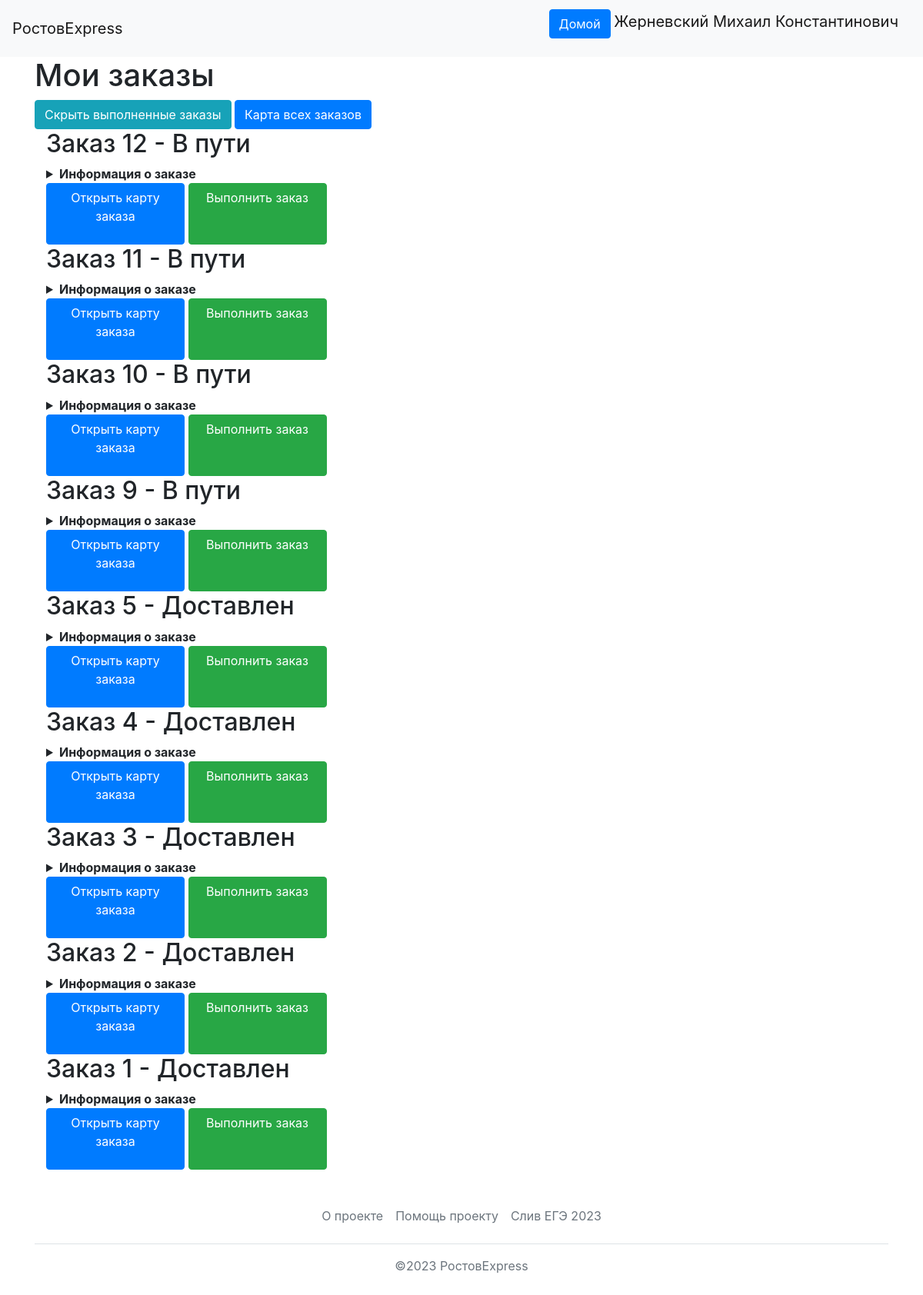
Screenshot of /orders/complete/list (signed in) with the database file from the repository.
### data/users.py (models this page shows, shortened)
class User(SqlAlchemyBase, UserMixin):
    __tablename__ = 'users'
    id = sqlalchemy.Column(sqlalchemy.Integer,
                           primary_key=True, autoincrement=True)
    name = sqlalchemy.Column(sqlalchemy.String, nullable=True)
    about = sqlalchemy.Column(sqlalchemy.String, nullable=True)
    email = sqlalchemy.Column(sqlalchemy.String,
                              index=True, unique=True, nullable=True)
    phone_number = sqlalchemy.Column(sqlalchemy.String,
                                     index=True, unique=True, nullable=True)
    hashed_password = sqlalchemy.Column(sqlalchemy.String, nullable=True)
    created_date = sqlalchemy.Column(sqlalchemy.DateTime, default=datetime.datetime.now)
    user_type = sqlalchemy.Column(sqlalchemy.Integer, nullable=True)
    c_id = sqlalchemy.Column(sqlalchemy.Integer, sqlalchemy.ForeignKey('couriers.id'), nullable=True)
    show_completed = sqlalchemy.Column(sqlalchemy.Boolean, default=0)
    sqlalchemy.orm.relation('Courier')

### data/orders.py (models this page shows)
class Order(SqlAlchemyBase):
    __tablename__ = 'orders'
    id = sqlalchemy.Column(sqlalchemy.Integer, primary_key=True)
    weight = sqlalchemy.Column(sqlalchemy.Float, nullable=True)
    region = sqlalchemy.Column(sqlalchemy.Integer, nullable=True)
    orders_courier = sqlalchemy.Column(sqlalchemy.Integer, sqlalchemy.ForeignKey('couriers.id'))
    user_id = sqlalchemy.Column(sqlalchemy.Integer, sqlalchemy.ForeignKey("users.id"))
    address = sqlalchemy.Column(sqlalchemy.String, nullable=True)
    complete_time = sqlalchemy.Column(sqlalchemy.String, nullable=True, default='')
    sqlalchemy.orm.relation('User')
    sqlalchemy.orm.relation('Courier')

### main.py (the view)
@app.route('/orders/complete/list', methods=['POST', 'GET'])
@login_required
def list_orders():
    if current_user.user_type < 2:
        return redirect('/')
    courier_id = current_user.c_id
    db_sess = db_session.create_session()
    orders = db_sess.query(Order).filter(Order.orders_courier == courier_id).all()
    items = collect_info_about_orders(orders, db_sess, current_user.show_completed)
    items.reverse()
    return render_template('uncompleted_orders.html', title='Несделанные заказы', items=items)

### data/db_session.py (called while the page is built)
def create_session() -> Session:
    global __factory
    return __factory()

### main.py (called while the page is built)
@login_manager.user_loader
def load_user(user_id):
    db_sess = db_session.create_session()
    return db_sess.query(User).get(user_id)

### templates/uncompleted_orders.html (shortened to what this page needs)
{% extends "base.html" %}
{% block content %}
    <h1>Мои заказы</h1>
    <a class="btn btn-info " href="/change_flag">
        {% if current_user.show_completed %}
            Скрыть выполненные заказы
        {% else %}
            Показать выполненные заказы
        {% endif %}
    </a>
    <a class="btn btn-primary " href="/orders/complete/map">Карта всех заказов</a>
    {% for item in items %}
        <div class="container">
            <h2>Заказ {{ item[0].id }} -
                {% if item[2] == "" %}
                    Новый
                {% elif item[0].complete_time == "" %}
                    В пути
                {% else %}
                    Доставлен
                {% endif %}
            </h2>
            <details>
                <summary>
                    <strong>Информация о заказе</strong>
                </summary>
            </details>
            <a class="btn btn-primary" style="width: 180px; height:80px" href="/orders/view/{{ item[0].id }}">Открыть
                карту заказа</a>
            <a class="btn btn-success" style="width: 180px; height:80px" href="/orders/complete/{{ item[0].id }}">Выполнить
                заказ</a>
        </div>
    {% endfor %}
{% endblock %}

### templates/base.html (shortened to what this page needs)
<!doctype html>
<html lang="en">
<head>
    <link rel="stylesheet"
          href="https://stackpath.bootstrapcdn.com/bootstrap/4.4.1/css/bootstrap.min.css"
>
</head>
<body>
<header>
    <nav class="navbar navbar-light bg-light">
        <a class="navbar-brand" href="#">РостовExpress</a>
        {% if current_user.is_authenticated %}
            <p>
                <a class="btn btn-primary " href="/">Домой</a>
                <a class="navbar-brand" href="/logout">{{ current_user.name }}</a>
            </p>
        {% else %}
            <p>
                <a class="btn btn-primary " href="/register">Зарегистрироваться</a>
                <a class="btn btn-success" href="/login">Войти</a>
            </p>
        {% endif %}
    </nav>
</header>
<main role="main" class="container">
    {% block content %}{% endblock %}
</main>
<div class="container">
    <footer class="py-3 my-4">
        <ul class="nav justify-content-center border-bottom pb-3 mb-3">
            <li class="nav-item"><a
                    href="https://docs.google.com/document/d/181rVJnixCkqp7kEEYyXy6jRmIWrEmT0YMYidJ4JE5xg/edit?usp=sharing"
                    class="nav-link px-2 text-muted">О проекте</a></li>
            <li class="nav-item"><a href="/donations" class="nav-link px-2 text-muted">Помощь проекту</a></li>
            <li class="nav-item"><a href="https://www.youtube.com/watch?v=dQw4w9WgXcQ" class="nav-link px-2 text-muted">Слив
                ЕГЭ 2023</a></li>
        </ul>
        <p class="text-center text-muted">©2023 РостовExpress</p>
    </footer>
</div>
</body>
</html>

### rows the page displays
User: name "Жерневский Михаил Константинович"
Order: id "12", complete_time "В пути"
Order: id "11", complete_time "В пути"
Order: id "10", complete_time "В пути"
Order: id "9", complete_time "В пути"
Order: id "5", shows "Доставлен"
Order: id "4", shows "Доставлен"
Order: id "3", shows "Доставлен"
Order: id "2", shows "Доставлен"
Order: id "1", shows "Доставлен"
